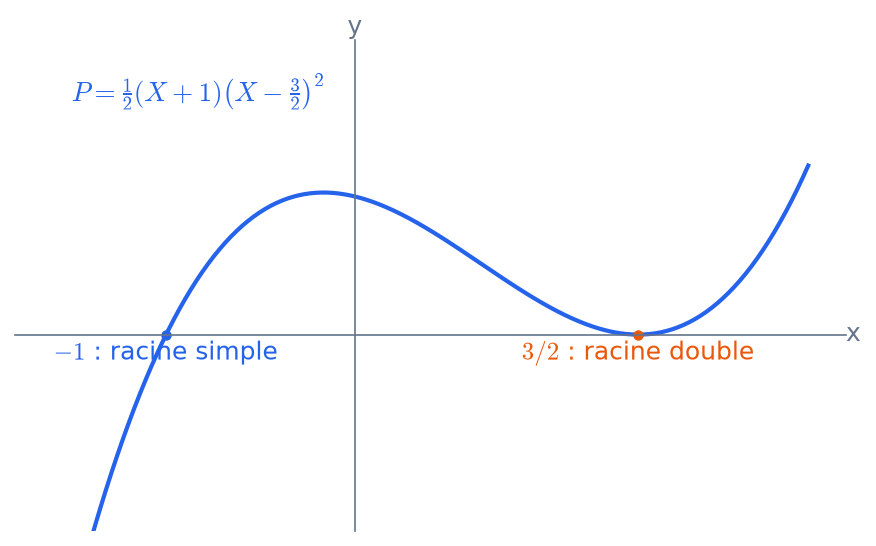

The script that drew this image:
"""Racine simple (le graphe traverse l'axe) contre racine double (il y est tangent)."""
import numpy as np
import matplotlib.pyplot as plt
from _style import BLUE, ORANGE, centered_axes, mark

x = np.linspace(-1.6, 2.4, 400)
P = (x + 1) * (x - 1.5) ** 2 / 2
fig, ax = plt.subplots(figsize=(6, 3.8))
centered_axes(ax)
ax.plot(x, P, color=BLUE, lw=2)
ax.set_ylim(-1.6, 2.4)
mark(ax, -1, r"$-1$ : racine simple", color=BLUE)
mark(ax, 1.5, r"$3/2$ : racine double", color=ORANGE)
ax.text(-1.5, 1.9, r"$P=\frac{1}{2}(X+1)\left(X-\frac{3}{2}\right)^2$", fontsize=13, color=BLUE)
